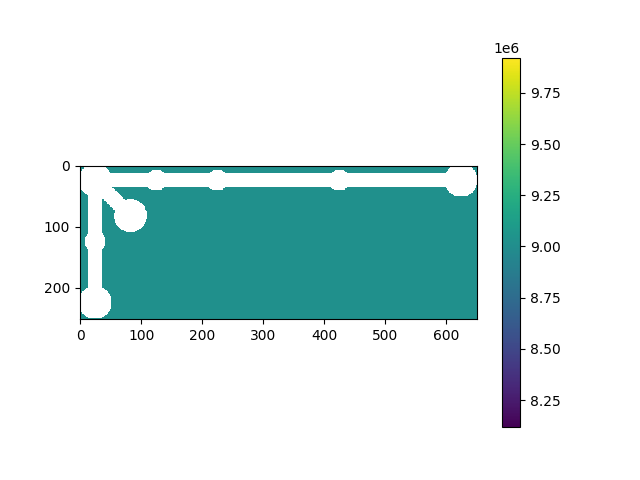

Write the Python code that produced this figure.
import numpy as np
import matplotlib.pyplot as plt

# Charger l'image 2D
listIf_2d = np.load('listIf_2d.npy')

import numpy as np
import matplotlib.pyplot as plt

binarylistIf_2d = np.zeros_like(listIf_2d) 


unique_values, counts = np.unique(listIf_2d, return_counts=True)

listofvalue = []
listofcount= []

# Print the results
for value, count in zip(unique_values, counts):
    #print(f"{value} occurs {count} times")
    listofvalue.append(value)
    listofcount.append(count)

plt.bar(listofvalue,listofcount)
plt.title("histogram listIf_2d")
plt.show()

print(listofcount)
print(listofvalue)


for i in range(len(listIf_2d)):
    for j in range(len(listIf_2d[i])):
        
            
                if listIf_2d[i][j]>9020000:
                    binarylistIf_2d[i][j] = 1
                
print(binarylistIf_2d)
np.save('binary.npy',binarylistIf_2d)
segmented = np.zeros_like(listIf_2d) 

for i in range(0,len(listIf_2d)):
    for j in range(len(binarylistIf_2d[i])):
        
            
            
            if i!=0 and i!= len(binarylistIf_2d)-1 and j!=0 and j!= len(binarylistIf_2d[i])-1 :
                
                neighbor=[binarylistIf_2d[i+1][j],binarylistIf_2d[i-1][j],binarylistIf_2d[i][j-1],binarylistIf_2d[i][j+1]]
                if binarylistIf_2d[i][j]>0 and np.all(neighbor):
                    segmented[i][j] = 1

                
        



plt.imshow(listIf_2d, cmap='viridis')  
plt.colorbar() 
 

plt.savefig('segmented.png')
np.save('segmented.npy', segmented)
plt.show()

unique_values, counts = np.unique(segmented, return_counts=True)

listofvaluesegmented = []
listofcountsegmented = []

# Print the results
for value, count in zip(unique_values, counts):
    listofvaluesegmented.append(value)
    listofcountsegmented.append(count)

plt.bar(listofvaluesegmented, listofcountsegmented)
plt.title("histogram segmented")
plt.show()

print(listofcountsegmented)
print(listofvaluesegmented)